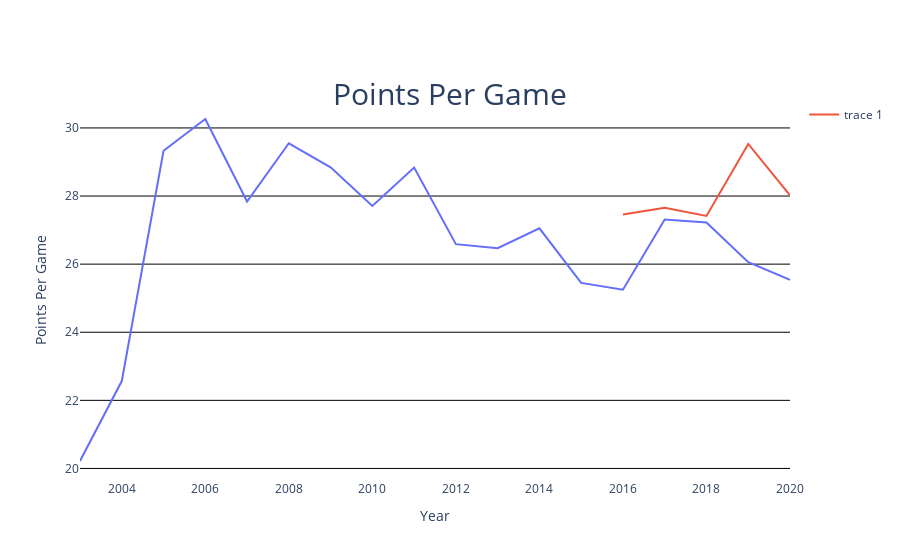

Notebook code for this chart:
### Code cell
fig =px.line(lbj_yearly,x=lbj_yearly.index,y="pts",labels={"pts":"Points Per Game"}
       ,title="Points Per Game").update_layout(
    paper_bgcolor="white",plot_bgcolor="white",title={"x":.5,"y":.85,"font":{"size":30}}
).update_yaxes(
    gridcolor="black"
)
fig.add_scatter(x=forecast_df.index,y=forecast_df["pts"],mode="lines")
fig.show()

### Figure 1 — Plotly figure (JSON) as saved in the notebook; plotly's stock layout.template omitted (floating-point values rounded to 4 significant figures)
{"data": [{"hovertemplate": "Year=%{x}<br>Points Per Game=%{y}<extra></extra>", "legendgroup": "", "line": {"color": "#636efa", "dash": "solid"}, "marker": {"symbol": "circle"}, "mode": "lines", "name": "", "orientation": "v", "showlegend": false, "type": "scatter", "x": [2003, 2004, 2005, 2006, 2007, 2008, 2009, 2010, 2011, 2012, 2013, 2014, 2015, 2016, 2017, 2018, 2019, 2020], "xaxis": "x", "y": [20.22, 22.57, 29.33, 30.26, 27.84, 29.55, 28.85, 27.71, 28.84, 26.59, 26.47, 27.05, 25.45, 25.25, 27.31, 27.23, 26.06, 25.54], "yaxis": "y"}, {"mode": "lines", "type": "scatter", "x": [2016, 2017, 2018, 2019, 2020], "y": [27.46, 27.66, 27.42, 29.53, 28.02]}], "layout": {"legend": {"tracegroupgap": 0}, "paper_bgcolor": "white", "plot_bgcolor": "white", "title": {"font": {"size": 30}, "text": "Points Per Game", "x": 0.5, "y": 0.85}, "xaxis": {"anchor": "y", "domain": [0, 1], "title": {"text": "Year"}}, "yaxis": {"anchor": "x", "domain": [0, 1], "gridcolor": "black", "title": {"text": "Points Per Game"}}}}
